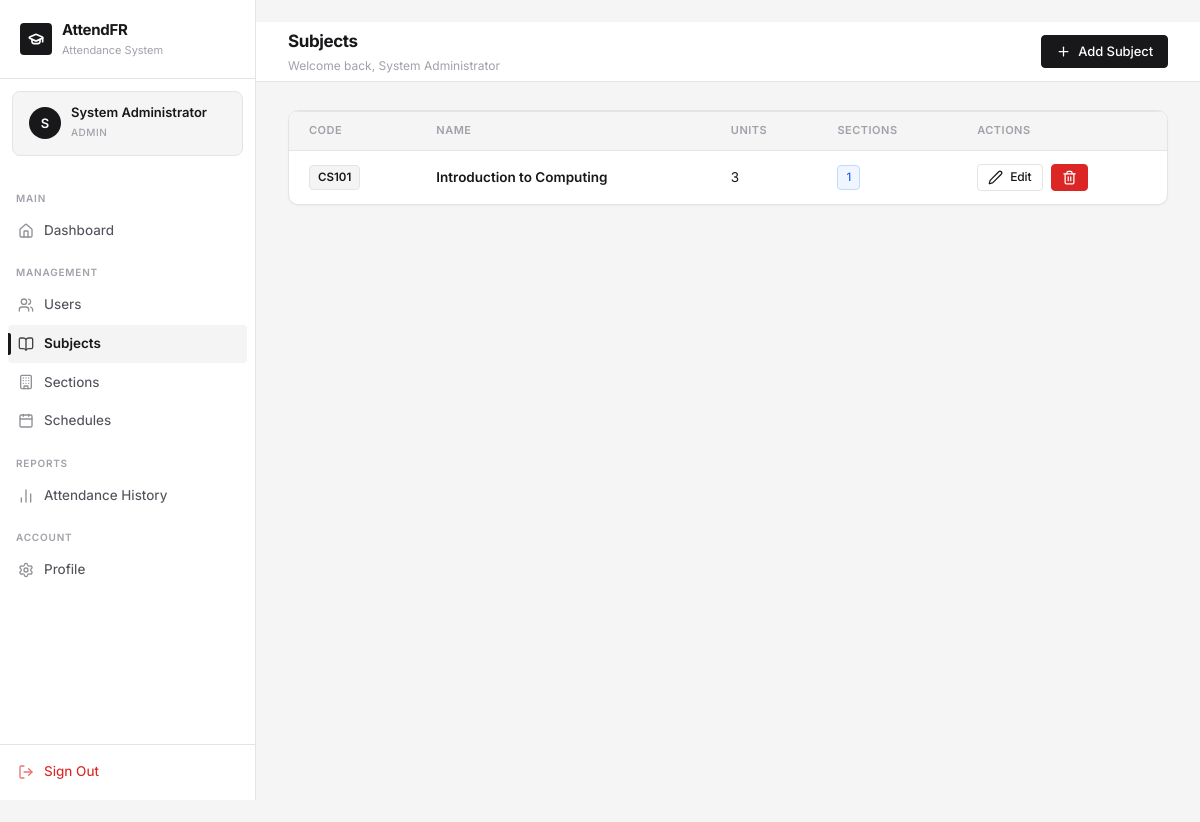
/subjects/ (signed in), run on the app's committed database.
### accounts/models.py (models this page shows, shortened)
class CustomUser(AbstractUser):
    ROLE_CHOICES = (
        ('admin', 'Admin'),
        ('teacher', 'Teacher'),
        ('student', 'Student'),
    )
    role = models.CharField(max_length=10, choices=ROLE_CHOICES, default='student')
    profile_image = models.ImageField(upload_to='profiles/', blank=True, null=True)
    phone = models.CharField(max_length=20, blank=True)
    class Meta:
        verbose_name = 'User'
        verbose_name_plural = 'Users'

### core/models.py (models this page shows, shortened)
class Subject(models.Model):
    name = models.CharField(max_length=150)
    code = models.CharField(max_length=20, unique=True)
    description = models.TextField(blank=True)
    units = models.PositiveSmallIntegerField(default=3)
    created_at = models.DateTimeField(auto_now_add=True)
    class Meta:
        ordering = ['code']
        verbose_name = 'Subject'
        verbose_name_plural = 'Subjects'

### core/views.py (the view)
# urls.py: path('subjects/', views.subject_list, name='subject_list'),
@login_required
@admin_required
def subject_list(request):
    subjects = Subject.objects.annotate(section_count=Count('sections')).order_by('code')
    return render(request, 'core/subject_list.html', {'subjects': subjects})

### templates/core/subject_list.html (shortened to what this page needs)
{% extends 'base.html' %}
{% block page_title %}Subjects{% endblock %}
{% block header_actions %}<a href="{% url 'subject_create' %}" class="btn btn-primary"><i data-lucide="plus"></i> Add Subject</a>{% endblock %}
{% block content %}
<div class="card">
  <div class="table-container" style="border:none;">
    <table>
      <thead>
        <tr><th>Code</th><th>Name</th><th>Units</th><th>Sections</th><th>Actions</th></tr>
      </thead>
      <tbody>
        {% for subject in subjects %}
        <tr>
          <td><span class="badge badge-accent">{{ subject.code }}</span></td>
          <td>
            <div class="font-bold">{{ subject.name }}</div>
          </td>
          <td>{{ subject.units }}</td>
          <td><span class="badge badge-info">{{ subject.section_count }}</span></td>
          <td>
            <div class="flex gap-1">
              <a href="{% url 'subject_edit' subject.pk %}" class="btn btn-outline btn-sm"><i data-lucide="edit-2"></i> Edit</a>
              <a href="{% url 'subject_delete' subject.pk %}" class="btn btn-danger btn-sm"><i data-lucide="trash-2"></i></a>
            </div>
          </td>
        </tr>
        {% empty %}
        <tr><td colspan="5" class="text-center text-muted" style="padding:30px;">No subjects found. <a href="{% url 'subject_create' %}">Add one</a></td></tr>
        {% endfor %}
      </tbody>
    </table>
  </div>
</div>
{% endblock %}

### templates/base.html (shortened to what this page needs)
{% load static %}
<!DOCTYPE html>
<html lang="en">
<head>
  <link rel="stylesheet" href="{% static 'css/style.css' %}">
</head>
<body>
{% if user.is_authenticated %}
<div class="app-layout">
  <aside class="sidebar" id="sidebar">
    <div class="sidebar-logo">
      <div class="sidebar-logo-icon"><i data-lucide="graduation-cap"></i></div>
      <div class="sidebar-logo-text">
        <h2>AttendFR</h2>
        <p>Attendance System</p>
      </div>
    </div>
    <div class="sidebar-user">
      {% if user.profile_image %}
        <img src="{{ user.profile_image.url }}" class="sidebar-user-avatar" alt="{{ user.username }}">
      {% else %}
        <div class="sidebar-user-avatar">{{ user.first_name|first|default:user.username|first|upper }}</div>
      {% endif %}
      <div class="sidebar-user-info">
        <div class="name">{{ user.get_full_name|default:user.username }}</div>
        <span class="role-badge {{ user.role }}">{{ user.get_role_display }}</span>
      </div>
    </div>
    <nav class="sidebar-nav">
      <div class="nav-section-label">Main</div>
      <a href="{% url 'dashboard' %}" class="nav-item {% if request.resolver_match.url_name == 'dashboard' %}active{% endif %}">
        <span class="icon"><i data-lucide="home"></i></span> Dashboard
      </a>
      {% if user.role == 'admin' %}
      <div class="nav-section-label">Management</div>
      <a href="{% url 'user_list' %}" class="nav-item {% if 'user' in request.resolver_match.url_name %}active{% endif %}">
        <span class="icon"><i data-lucide="users"></i></span> Users
      </a>
      <a href="{% url 'subject_list' %}" class="nav-item {% if 'subject' in request.resolver_match.url_name %}active{% endif %}">
        <span class="icon"><i data-lucide="book-open"></i></span> Subjects
      </a>
      <a href="{% url 'section_list' %}" class="nav-item {% if 'section' in request.resolver_match.url_name %}active{% endif %}">
        <span class="icon"><i data-lucide="building"></i></span> Sections
      </a>
      <a href="{% url 'schedule_list' %}" class="nav-item {% if 'schedule' in request.resolver_match.url_name %}active{% endif %}">
        <span class="icon"><i data-lucide="calendar"></i></span> Schedules
      </a>
      <div class="nav-section-label">Reports</div>
      <a href="{% url 'attendance_history' %}" class="nav-item {% if 'history' in request.resolver_match.url_name %}active{% endif %}">
        <span class="icon"><i data-lucide="bar-chart-2"></i></span> Attendance History
      </a>
      {% elif user.role == 'teacher' %}
      <div class="nav-section-label">Teaching</div>
      <a href="{% url 'attendance_history' %}" class="nav-item {% if 'history' in request.resolver_match.url_name %}active{% endif %}">
        <span class="icon"><i data-lucide="bar-chart-2"></i></span> My Sessions
      </a>
      {% endif %}
      <div class="nav-section-label">Account</div>
      <a href="{% url 'profile' %}" class="nav-item {% if request.resolver_match.url_name == 'profile' %}active{% endif %}">
        <span class="icon"><i data-lucide="settings"></i></span> Profile
      </a>
    </nav>
    <div class="sidebar-footer">
      <a href="{% url 'logout' %}" class="nav-item" style="color: var(--danger);">
        <span class="icon"><i data-lucide="log-out"></i></span> Sign Out
      </a>
    </div>
  </aside>
  <main class="main-content">
    <header class="top-header">
      <div class="header-title">
        <h1>{% block page_title %}Dashboard{% endblock %}</h1>
        {% block page_subtitle %}<p>Welcome back, {{ user.get_full_name|default:user.username }}</p>{% endblock %}
      </div>
      <div class="header-actions">
        {% block header_actions %}{% endblock %}
      </div>
    </header>
    <div class="page-content">
      {% block content %}{% endblock %}
    </div>
  </main>
</div>
{% else %}
  {% block auth_content %}{% endblock %}
{% endif %}
</body>
</html>

### data on the page
CustomUser: first_name|first "S", get_full_name "System Administrator", role "ADMIN"
Subject: code "CS101", name "Introduction to Computing", units "3", section_count "1"
